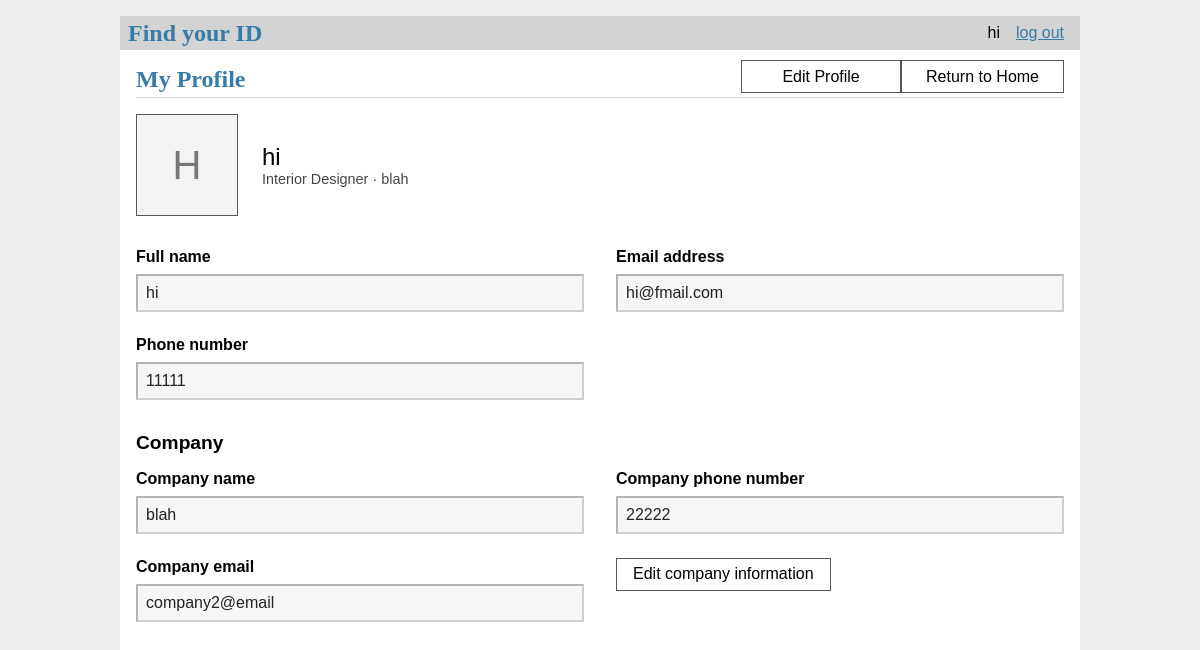
The app's page /profile (signed in) with its own data.
### tables this page shows
CREATE TABLE user(
    id integer primary key autoincrement,
    name text not null,
    password text not null,
    email text unique not null,
    phone text not null,                       -- text keeps leading zeros / +65
    Usertype text not null
        check (Usertype in ('designer', 'customer', 'manager')),
    created timestamp not null default current_timestamp
);

CREATE TABLE company(
    companyID integer primary key autoincrement,
    companyName text not null,
    companyLine text unique not null,
    companyEmail text
);

### idfinder/boundaries/designer.py (the view)
    @bp.route('/profile')
    @login_required
    @designer_required
    def profile():
        return render_template('designer/profile.html', editing=False, form={},
                        profile=designer_boundary.controller().get_profile(g.user['id']))

### idfinder/boundaries/auth.py (called while the page is built)
    @bp.before_app_request
    def load_logged_in_user():
        user_id = session.get('user_id')
        if user_id is None:
            g.user = None
        else:
            g.user = auth_control.get_user(user_id)  # g.user lasts for the length of the request

### idfinder/boundaries/designer.py (called while the page is built)
    def login_required(view):
        @functools.wraps(view)
        def wrapped_view(**kwargs):
            if g.user is None:
                return redirect(url_for('auth.login'))
            return view(**kwargs)
        return wrapped_view

    def designer_required(view):
        @functools.wraps(view)
        def wrapped_view(**kwargs):
            if g.user['Usertype'] != 'designer':
                abort(403)
            return view(**kwargs)
        return wrapped_view

    def controller():
        return PortfolioController(current_app.config['UPLOAD_FOLDER'])

### idfinder/controller/auth_controller.py (called while the page is built)
    @staticmethod
    def get_user(user_id):
        return Users.get_info(user_id)

### idfinder/controller/portfolio_controller.py (called while the page is built)
    def get_profile(self, designer_id):
        profile = designers.get_profile(designer_id)
        if profile is None:
            raise NotFoundError("Designer profile not found.")
        return profile

### idfinder/db.py (called while the page is built)
def get_db(): #called when app has been created and is handling a request
    if 'db' not in g:
        g.db = sqlite3.connect( #establishes connection to the file pointed by DATABASE in create_app in __init__.py
            current_app.config['DATABASE'],
            detect_types=sqlite3.PARSE_DECLTYPES
        )
        g.db.row_factory = sqlite3.Row #tells the connection to return rows that behave like dicts --> columns can be accessed by name
    return g.db

### idfinder/entities/user.py (called while the page is built)
    @staticmethod
    def get_info(id):
        return get_db().execute('SELECT * FROM user WHERE id = ?', (id,)).fetchone()

    @staticmethod
    def get_profile(id):
        return get_db().execute(
            'SELECT u.id, u.name, u.email, u.phone, u.created,'
            ' c.companyName, c.companyLine, c.companyEmail'
            ' FROM user u JOIN designer d ON d.userID = u.id'
            ' LEFT JOIN company c ON c.companyID = d.companyID'
            ' WHERE u.id = ?', (id,)).fetchone()

### idfinder/templates/designer/profile.html (shortened to what this page needs)
{% extends 'base.html' %}
{% block header %}
  <h1>{% block title %}My Profile{% endblock %}</h1>
  {% if not editing and not editing_company %}
    <a class="action profile-button" href="{{ url_for('designer.edit_profile') }}">Edit Profile</a>
    <a class="action profile-button" href="{{ url_for('home.index') }}">Return to Home</a>
  {% endif %}
{% endblock %}
{% block content %}
  {% set v_name = form.get('name', profile['name']) %}
  {% set v_email = form.get('email', profile['email']) %}
  {% set v_phone = form.get('phone', profile['phone']) %}
  <div class="profile-summary">
    <div class="profile-avatar" aria-hidden="true">{{ (profile['name'] or '?')[:1]|upper }}</div>
    <div>
      <div class="profile-name">{{ profile['name'] }}</div>
      <div class="profile-role">Interior Designer{% if profile['companyName'] %} &middot; {{ profile['companyName'] }}{% endif %}</div>
    </div>
  </div>
  <form method="post">
    <fieldset class="profile-fieldset" {{ '' if editing else 'disabled' }}>
      <div class="profile-fields">
        <div class="profile-field">
          <label for="name">Full name</label>
          <input name="name" id="name" value="{{ v_name }}" required>
        </div>
        <div class="profile-field">
          <label for="email">Email address</label>
          <input type="email" name="email" id="email" value="{{ v_email }}" required>
        </div>
        <div class="profile-field">
          <label for="phone">Phone number</label>
          <input name="phone" id="phone" value="{{ v_phone }}" required>
        </div>
      </div>
    </fieldset>
  </form>
  <h2 class="profile-section-title">Company</h2>
  <form method="post"
    action="{{ url_for('designer.edit_company_profile') }}" method="post">
    <fieldset class="profile-fieldset"
        {% if not editing_company %}disabled{% endif %}>
        <div class="profile-fields company-fields">
          <div class="profile-field">
            <label for="companyName">Company name</label>
            <input id="companyName"
               name="companyName"
               value="{{ form.get('companyName', profile['companyName'] or '') }}"
               required>
          </div>
          <div class="profile-field">
            <label for="companyLine">Company phone number</label>
            <input type="tel"
               id="companyLine"
               name="companyLine"
               value="{{ form.get('companyLine', profile['companyLine'] or '') }}"
               required>
            </div>
          <div class="profile-field">
            <label for="companyEmail">Company email</label>
            <input type="email"
               id="companyEmail"
               name="companyEmail"
               value="{{ form.get('companyEmail', profile['companyEmail'] or '') }}"
               required>
          </div>
          {% if not editing and not editing_company %}
            <div class="company-edit-action">
              <a class="profile-button" href="{{ url_for('designer.edit_company_profile') }}">Edit company information</a>
            </div>
          {% endif %}
        </div>
    </fieldset>
  </form>
{% endblock %}

### idfinder/templates/base.html (shortened to what this page needs)
<!DOCTYPE html>
<link rel="stylesheet" href="{{url_for('static', filename='style.css')}}">
<nav>
    <h1>Find your ID</h1>
    <ul>
        {% if g.user %}
            <li><span>{{g.user['name']}}</span></li>
            <li><a href="{{url_for('auth.log_out_user')}}">log out</a></li>
        {% else %}
            <li><a href="{{url_for('auth.register')}}">register</a></li>
            <li><a href="{{url_for('auth.login')}}">log in</a></li>
        {% endif %}
    </ul>
</nav>
<section class="content">
    <header>
        {% block header %}{% endblock %}
    </header>
    {% block content %}{% endblock %}
</section>

### idfinder/static/style.css (style rules this page uses)
h1 { font-family: serif; color: #377ba8; margin: 1rem 0; }
a { color: #377ba8; }
nav { background: lightgray; display: flex; align-items: center; padding: 0 0.5rem; }
nav h1 { flex: auto; margin: 0; }
nav ul { display: flex; list-style: none; margin: 0; padding: 0; }
nav ul li a, nav ul li span, header .action { display: block; padding: 0.5rem; }
.content { padding: 0 1rem 1rem; }
.content > header { border-bottom: 1px solid lightgray; display: flex; align-items: flex-end; }
.content > header h1 { flex: auto; margin: 1rem 0 0.25rem 0; }
.content:last-child { margin-bottom: 0; }
.content form { margin: 1em 0; display: flex; flex-direction: column; }
.content label { font-weight: bold; margin-bottom: 0.5em; }
.content input, .content textarea { margin-bottom: 1em; }
.profile-button { display: inline-block; box-sizing: border-box; min-width: 10em; padding: 0.4rem 1rem; border: 1px solid #555; background: white; color: inherit; font: inherit; text-align: center; text-decoration: none; cursor: pointer; }
header .action.profile-button { padding: 0.4rem 1.5rem; margin-bottom: 0.25rem; }
.profile-summary { display: flex; align-items: center; gap: 1.5rem; margin: 1rem 0 2rem; }
.profile-avatar { display: grid; place-items: center; width: 100px; height: 100px; border: 1px solid #555; background: #f3f3f3; color: #777; font-size: 2.5rem; }
.profile-name { font-size: 1.5rem; }
.profile-role { color: #444; font-size: 0.9rem; }
.profile-fieldset { border: 0; padding: 0; margin: 0; min-width: 0; }
.profile-fields { display: grid; grid-template-columns: 1fr 1fr; gap: 1.5rem 2rem; }
.profile-field { display: flex; flex-direction: column; }
.content .profile-field input, .content .profile-field select { width: 100%; box-sizing: border-box; padding: 0.5rem; margin-bottom: 0; font: inherit; }
.profile-fieldset:disabled input, .profile-fieldset:disabled select { background: #f6f6f6; color: #222; opacity: 1; }
.profile-section-title { margin: 2rem 0 1rem; font-size: 1.2rem; }

### records on screen
user: user.name "hi", name "H", name "hi", email "hi@fmail.com", phone "11111"
company: companyName "blah", companyLine "22222", companyEmail "company2@email"
